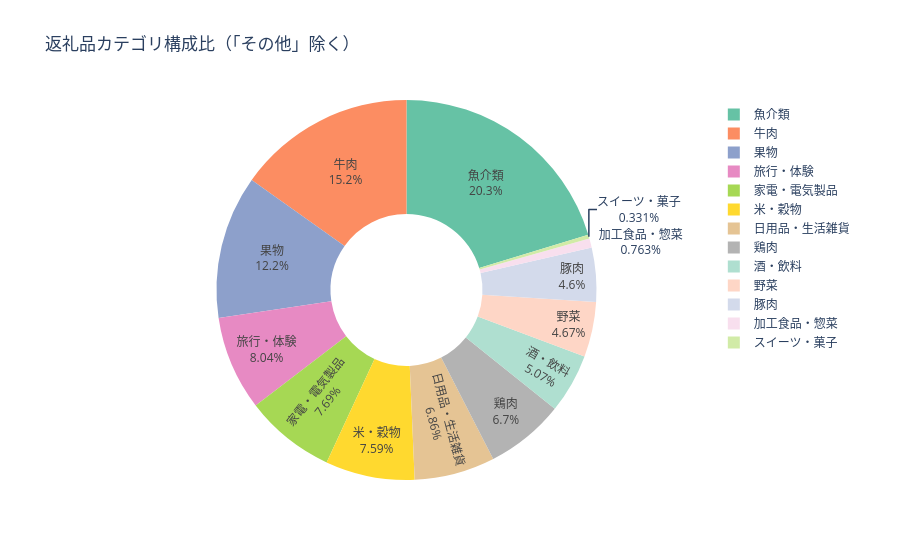

The cell this chart's notebook holds for it:
### Code cell
# カテゴリ構成比（ドーナツチャート）
fig = px.pie(
    summary[summary['category'] != 'その他'],
    names='category', values='件数',
    hole=0.4,
    title='返礼品カテゴリ構成比（「その他」除く）',
    color_discrete_sequence=px.colors.qualitative.Set2
)
fig.update_traces(textinfo='label+percent')
fig.show()

### Figure 1 — Plotly figure (JSON) as saved in the notebook; plotly's stock layout.template omitted (floating-point values rounded to 4 significant figures)
{"data": [{"domain": {"x": [0, 1], "y": [0, 1]}, "hole": 0.4, "hovertemplate": "category=%{label}<br>件数=%{value}<extra></extra>", "labels": ["魚介類", "牛肉", "果物", "旅行・体験", "家電・電気製品", "米・穀物", "日用品・生活雑貨", "鶏肉", "酒・飲料", "野菜", "豚肉", "加工食品・惣菜", "スイーツ・菓子"], "legendgroup": "", "name": "", "showlegend": true, "textinfo": "label+percent", "type": "pie", "values": [6069, 4531, 3647, 2404, 2297, 2269, 2050, 2003, 1516, 1397, 1376, 228, 99]}], "layout": {"legend": {"tracegroupgap": 0}, "piecolorway": ["rgb(102,194,165)", "rgb(252,141,98)", "rgb(141,160,203)", "rgb(231,138,195)", "rgb(166,216,84)", "rgb(255,217,47)", "rgb(229,196,148)", "rgb(179,179,179)"], "title": {"text": "返礼品カテゴリ構成比（「その他」除く）"}}}
